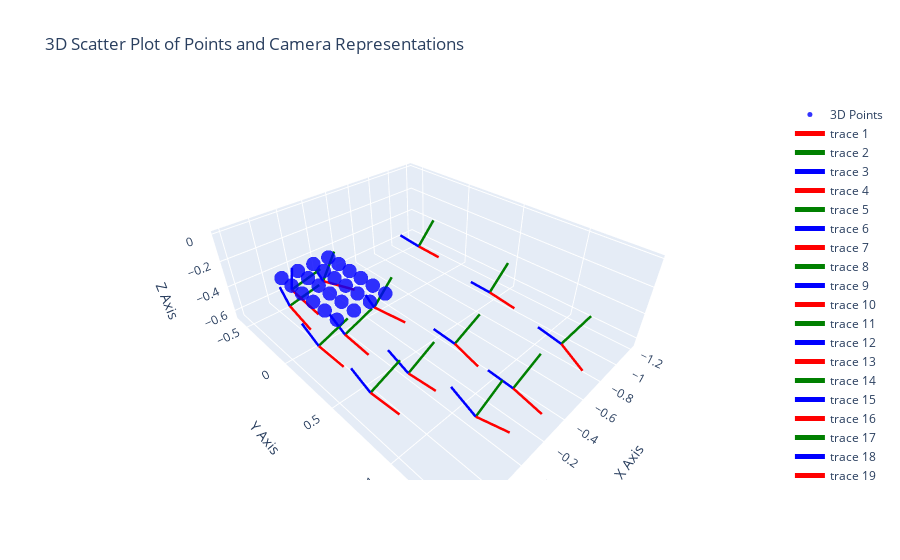

The code cell stored with this chart in its notebook:
### Code cell
REPROJECTION_ERROR_THRESH = 10000.0
dictionary = cv2.aruco.getPredefinedDictionary(ARUCO_DICT)
board = cv2.aruco.CharucoBoard((SQUARES_VERTICALLY, SQUARES_HORIZONTALLY), SQUARE_LENGTH, MARKER_LENGTH, dictionary)
params = cv2.aruco.DetectorParameters()
detector = cv2.aruco.ArucoDetector(dictionary, params)
world_corners = board.getChessboardCorners()

camera_poses = []
figures = []
for i, image_path in enumerate(image_paths):
    #img_path = image_paths[12] # select image
    #print(image_path)
    image_color = cv2.imread(image_path)
    res = estimate_pose(image_color, mtx, dst, detector)
    if res == None:
        print("pose could not be estimated")
    rvec, tvec, charuco_corners = res
    #rvec, tvec = convert_left_to_right(rvec, tvec)
    #rvec, tvec = invert_transform(rvec, tvec)
    E, P, img_pts = reproject_world_points(rvec, tvec, mtx, world_corners)
    #print(charuco_corners[:2,0,:])
    repr_err = compute_reprojection_error(charuco_corners, img_pts.T)
    if repr_err < REPROJECTION_ERROR_THRESH:
        camera_poses.append(E)
        figures.append(draw_reproj(image_color, charuco_corners, img_pts))
    print(i, image_path,repr_err)


plot_3d_points_and_camera_centers(world_corners.T, camera_poses)

### Figure 1 — Plotly figure (JSON) as saved in the notebook; plotly's stock layout.template omitted (floating-point values rounded to 4 significant figures)
{"data": [{"marker": {"color": "blue", "opacity": 0.8, "size": 5}, "mode": "markers", "name": "3D Points", "type": "scatter3d", "x": [0.1, 0.2, 0.3, 0.4, 0.1, 0.2, 0.3, 0.4, 0.1, 0.2, 0.3, 0.4, 0.1, 0.2, 0.3, 0.4, 0.1, 0.2, 0.3, 0.4, 0.1, 0.2, 0.3, 0.4], "y": [0.1, 0.1, 0.1, 0.1, 0.2, 0.2, 0.2, 0.2, 0.3, 0.3, 0.3, 0.3, 0.4, 0.4, 0.4, 0.4, 0.5, 0.5, 0.5, 0.5, 0.6, 0.6, 0.6, 0.6], "z": [0, 0, 0, 0, 0, 0, 0, 0, 0, 0, 0, 0, 0, 0, 0, 0, 0, 0, 0, 0, 0, 0, 0, 0]}, {"line": {"color": "red", "width": 5}, "mode": "lines", "type": "scatter3d", "x": [-0.3203, -0.2434], "y": [1.169, 1.403], "z": [-0.5846, -0.5389]}, {"line": {"color": "green", "width": 5}, "mode": "lines", "type": "scatter3d", "x": [-0.3203, -0.5097], "y": [1.169, 1.2], "z": [-0.5846, -0.4243]}, {"line": {"color": "blue", "width": 5}, "mode": "lines", "type": "scatter3d", "x": [-0.3203, -0.1763], "y": [1.169, 1.085], "z": [-0.5846, -0.3982]}, {"line": {"color": "red", "width": 5}, "mode": "lines", "type": "scatter3d", "x": [-0.4044, -0.3473], "y": [0.6502, 0.8935], "z": [-0.632, -0.6252]}, {"line": {"color": "green", "width": 5}, "mode": "lines", "type": "scatter3d", "x": [-0.4044, -0.5923], "y": [0.6502, 0.6899], "z": [-0.632, -0.4719]}, {"line": {"color": "blue", "width": 5}, "mode": "lines", "type": "scatter3d", "x": [-0.4044, -0.2497], "y": [0.6502, 0.6085], "z": [-0.632, -0.4401]}, {"line": {"color": "red", "width": 5}, "mode": "lines", "type": "scatter3d", "x": [-0.241, -0.317], "y": [0.03894, 0.273], "z": [-0.5775, -0.6218]}, {"line": {"color": "green", "width": 5}, "mode": "lines", "type": "scatter3d", "x": [-0.241, -0.4477], "y": [0.03894, -0.00281], "z": [-0.5775, -0.4432]}, {"line": {"color": "blue", "width": 5}, "mode": "lines", "type": "scatter3d", "x": [-0.241, -0.1227], "y": [0.03894, 0.1164], "z": [-0.5775, -0.3713]}, {"line": {"color": "red", "width": 5}, "mode": "lines", "type": "scatter3d", "x": [-0.1822, -0.315], "y": [-0.4943, -0.287], "z": [-0.5844, -0.6277]}, {"line": {"color": "green", "width": 5}, "mode": "lines", "type": "scatter3d", "x": [-0.1822, -0.3659], "y": [-0.4943, -0.5817], "z": [-0.5844, -0.4391]}, {"line": {"color": "blue", "width": 5}, "mode": "lines", "type": "scatter3d", "x": [-0.1822, -0.07679], "y": [-0.4943, -0.3853], "z": [-0.5844, -0.3857]}, {"line": {"color": "red", "width": 5}, "mode": "lines", "type": "scatter3d", "x": [0.1742, 0.1727], "y": [-0.3721, -0.1331], "z": [-0.563, -0.6365]}, {"line": {"color": "green", "width": 5}, "mode": "lines", "type": "scatter3d", "x": [0.1742, -0.06547], "y": [-0.3721, -0.3525], "z": [-0.563, -0.4946]}, {"line": {"color": "blue", "width": 5}, "mode": "lines", "type": "scatter3d", "x": [0.1742, 0.2453], "y": [-0.3721, -0.3012], "z": [-0.563, -0.3341]}, {"line": {"color": "red", "width": 5}, "mode": "lines", "type": "scatter3d", "x": [0.04263, 0.04611], "y": [0.07498, 0.3245], "z": [-0.6322, -0.6465]}, {"line": {"color": "green", "width": 5}, "mode": "lines", "type": "scatter3d", "x": [0.04263, -0.188], "y": [0.07498, 0.08374], "z": [-0.6322, -0.536]}, {"line": {"color": "blue", "width": 5}, "mode": "lines", "type": "scatter3d", "x": [0.04263, 0.1392], "y": [0.07498, 0.08691], "z": [-0.6322, -0.4018]}, {"line": {"color": "red", "width": 5}, "mode": "lines", "type": "scatter3d", "x": [-0.01567, -0.0003925], "y": [0.6269, 0.8716], "z": [-0.6369, -0.5884]}, {"line": {"color": "green", "width": 5}, "mode": "lines", "type": "scatter3d", "x": [-0.01567, -0.2432], "y": [0.6269, 0.6206], "z": [-0.6369, -0.5334]}, {"line": {"color": "blue", "width": 5}, "mode": "lines", "type": "scatter3d", "x": [-0.01567, 0.08685], "y": [0.6269, 0.5764], "z": [-0.6369, -0.4145]}, {"line": {"color": "red", "width": 5}, "mode": "lines", "type": "scatter3d", "x": [-0.004733, 0.02203], "y": [1.158, 1.385], "z": [-0.5645, -0.462]}, {"line": {"color": "green", "width": 5}, "mode": "lines", "type": "scatter3d", "x": [-0.004733, -0.238], "y": [1.158, 1.146], "z": [-0.5645, -0.4755]}, {"line": {"color": "blue", "width": 5}, "mode": "lines", "type": "scatter3d", "x": [-0.004733, 0.08103], "y": [1.158, 1.053], "z": [-0.5645, -0.3545]}, {"line": {"color": "red", "width": 5}, "mode": "lines", "type": "scatter3d", "x": [0.2617, 0.2648], "y": [0.6134, 0.8616], "z": [-0.6003, -0.5709]}, {"line": {"color": "green", "width": 5}, "mode": "lines", "type": "scatter3d", "x": [0.2617, 0.02726], "y": [0.6134, 0.606], "z": [-0.6003, -0.5139]}, {"line": {"color": "blue", "width": 5}, "mode": "lines", "type": "scatter3d", "x": [0.2617, 0.3484], "y": [0.6134, 0.5847], "z": [-0.6003, -0.3676]}, {"line": {"color": "red", "width": 5}, "mode": "lines", "type": "scatter3d", "x": [0.2631, 0.2577], "y": [0.1111, 0.3609], "z": [-0.5685, -0.5773]}, {"line": {"color": "green", "width": 5}, "mode": "lines", "type": "scatter3d", "x": [0.2631, 0.02794], "y": [0.1111, 0.109], "z": [-0.5685, -0.4837]}, {"line": {"color": "blue", "width": 5}, "mode": "lines", "type": "scatter3d", "x": [0.2631, 0.3477], "y": [0.1111, 0.1212], "z": [-0.5685, -0.3335]}, {"line": {"color": "red", "width": 5}, "mode": "lines", "type": "scatter3d", "x": [0.1892, 0.1489], "y": [-0.2579, -0.03336], "z": [-0.3611, -0.4635]}, {"line": {"color": "green", "width": 5}, "mode": "lines", "type": "scatter3d", "x": [0.1892, -0.05679], "y": [-0.2579, -0.2861], "z": [-0.3611, -0.3263]}, {"line": {"color": "blue", "width": 5}, "mode": "lines", "type": "scatter3d", "x": [0.1892, 0.2088], "y": [-0.2579, -0.1515], "z": [-0.3611, -0.1357]}, {"line": {"color": "red", "width": 5}, "mode": "lines", "type": "scatter3d", "x": [-1.029, -1.012], "y": [-0.3301, -0.08079], "z": [-0.5604, -0.5526]}, {"line": {"color": "green", "width": 5}, "mode": "lines", "type": "scatter3d", "x": [-1.029, -1.198], "y": [-0.3301, -0.3242], "z": [-0.5604, -0.3763]}, {"line": {"color": "blue", "width": 5}, "mode": "lines", "type": "scatter3d", "x": [-1.029, -0.8459], "y": [-0.3301, -0.3479], "z": [-0.5604, -0.3915]}, {"line": {"color": "red", "width": 5}, "mode": "lines", "type": "scatter3d", "x": [-0.953, -0.9157], "y": [0.4925, 0.7396], "z": [-0.5805, -0.5727]}, {"line": {"color": "green", "width": 5}, "mode": "lines", "type": "scatter3d", "x": [-0.953, -1.117], "y": [0.4925, 0.5114], "z": [-0.5805, -0.3931]}, {"line": {"color": "blue", "width": 5}, "mode": "lines", "type": "scatter3d", "x": [-0.953, -0.7684], "y": [0.4925, 0.4594], "z": [-0.5805, -0.4153]}, {"line": {"color": "red", "width": 5}, "mode": "lines", "type": "scatter3d", "x": [-0.8201, -0.695], "y": [1.169, 1.385], "z": [-0.5677, -0.559]}, {"line": {"color": "green", "width": 5}, "mode": "lines", "type": "scatter3d", "x": [-0.8201, -0.9713], "y": [1.169, 1.249], "z": [-0.5677, -0.3855]}, {"line": {"color": "blue", "width": 5}, "mode": "lines", "type": "scatter3d", "x": [-0.8201, -0.6652], "y": [1.169, 1.072], "z": [-0.5677, -0.3967]}], "layout": {"scene": {"xaxis": {"title": {"text": "X Axis"}}, "yaxis": {"title": {"text": "Y Axis"}}, "zaxis": {"title": {"text": "Z Axis"}}}, "title": {"text": "3D Scatter Plot of Points and Camera Representations"}}}
